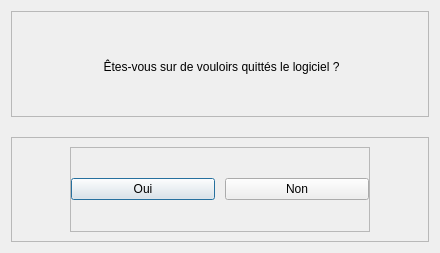
<?xml version="1.0" encoding="UTF-8"?>
<ui version="4.0">
 <class>QuitDialog</class>
 <widget class="QDialog" name="QuitDialog">
  <property name="geometry">
   <rect>
    <x>0</x>
    <y>0</y>
    <width>440</width>
    <height>253</height>
   </rect>
  </property>
  <property name="windowTitle">
   <string>Dialog</string>
  </property>
  <layout class="QVBoxLayout" name="verticalLayout">
   <property name="spacing">
    <number>20</number>
   </property>
   <item>
    <widget class="QFrame" name="top_container">
     <property name="frameShape">
      <enum>QFrame::StyledPanel</enum>
     </property>
     <property name="frameShadow">
      <enum>QFrame::Raised</enum>
     </property>
     <widget class="QLabel" name="aski_quit_label">
      <property name="geometry">
       <rect>
        <x>10</x>
        <y>10</y>
        <width>401</width>
        <height>91</height>
       </rect>
      </property>
      <property name="sizePolicy">
       <sizepolicy hsizetype="Expanding" vsizetype="Expanding">
        <horstretch>0</horstretch>
        <verstretch>0</verstretch>
       </sizepolicy>
      </property>
      <property name="text">
       <string>Êtes-vous sur de vouloirs quittés le logiciel ?</string>
      </property>
      <property name="alignment">
       <set>Qt::AlignCenter</set>
      </property>
     </widget>
    </widget>
   </item>
   <item>
    <widget class="QFrame" name="bottom_container">
     <property name="frameShape">
      <enum>QFrame::StyledPanel</enum>
     </property>
     <property name="frameShadow">
      <enum>QFrame::Raised</enum>
     </property>
     <layout class="QHBoxLayout" name="horizontalLayout">
      <item>
       <widget class="QFrame" name="yes_no_button_container">
        <property name="maximumSize">
         <size>
          <width>300</width>
          <height>16777215</height>
         </size>
        </property>
        <property name="frameShape">
         <enum>QFrame::StyledPanel</enum>
        </property>
        <property name="frameShadow">
         <enum>QFrame::Raised</enum>
        </property>
        <layout class="QHBoxLayout" name="horizontalLayout_2">
         <property name="spacing">
          <number>10</number>
         </property>
         <property name="leftMargin">
          <number>0</number>
         </property>
         <property name="topMargin">
          <number>0</number>
         </property>
         <property name="rightMargin">
          <number>0</number>
         </property>
         <property name="bottomMargin">
          <number>0</number>
         </property>
         <item>
          <widget class="QPushButton" name="yes_button">
           <property name="text">
            <string>Oui</string>
           </property>
          </widget>
         </item>
         <item>
          <widget class="QPushButton" name="no_button">
           <property name="text">
            <string>Non</string>
           </property>
          </widget>
         </item>
        </layout>
       </widget>
      </item>
     </layout>
    </widget>
   </item>
  </layout>
 </widget>
 <resources/>
 <connections/>
</ui>
